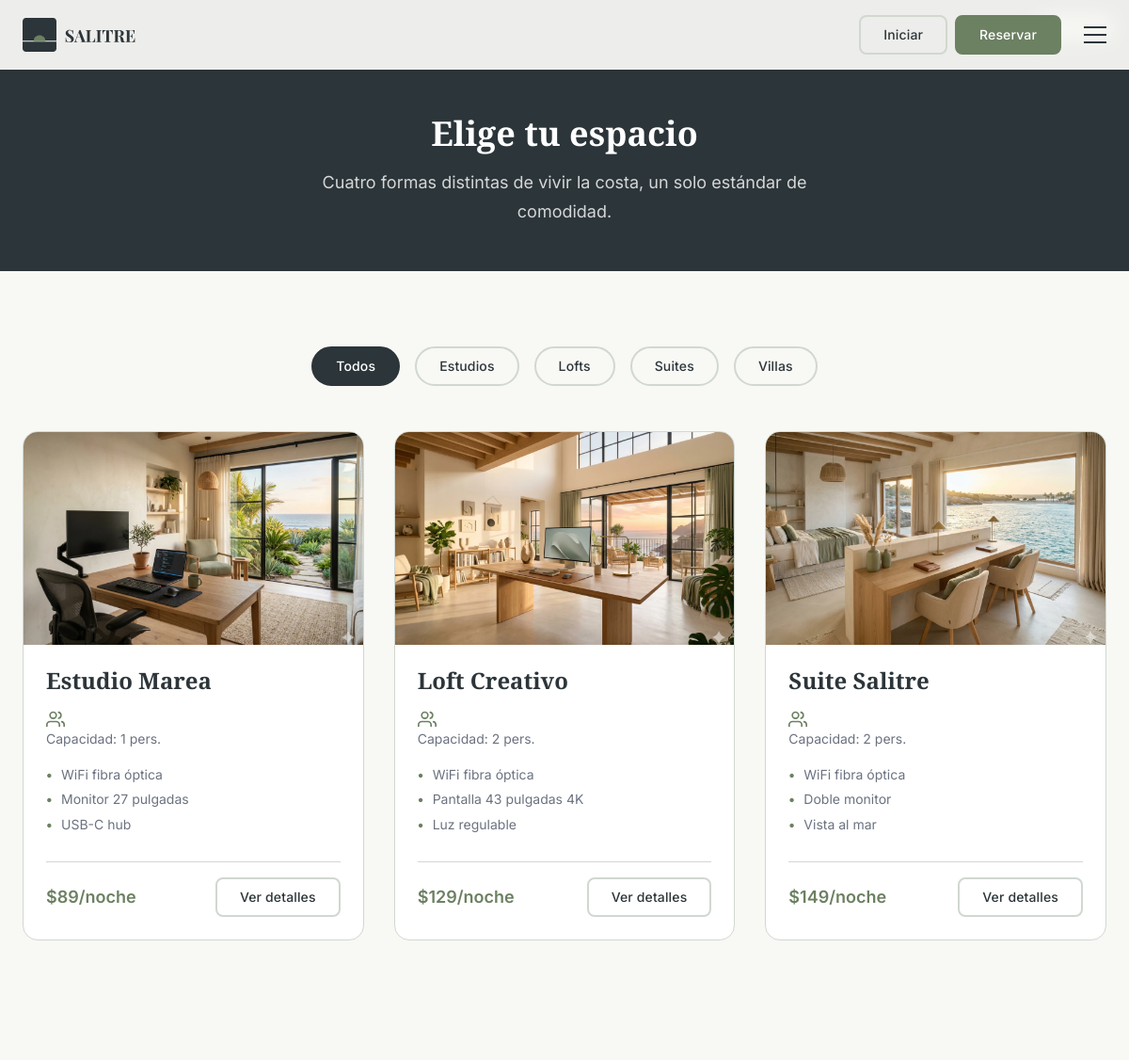
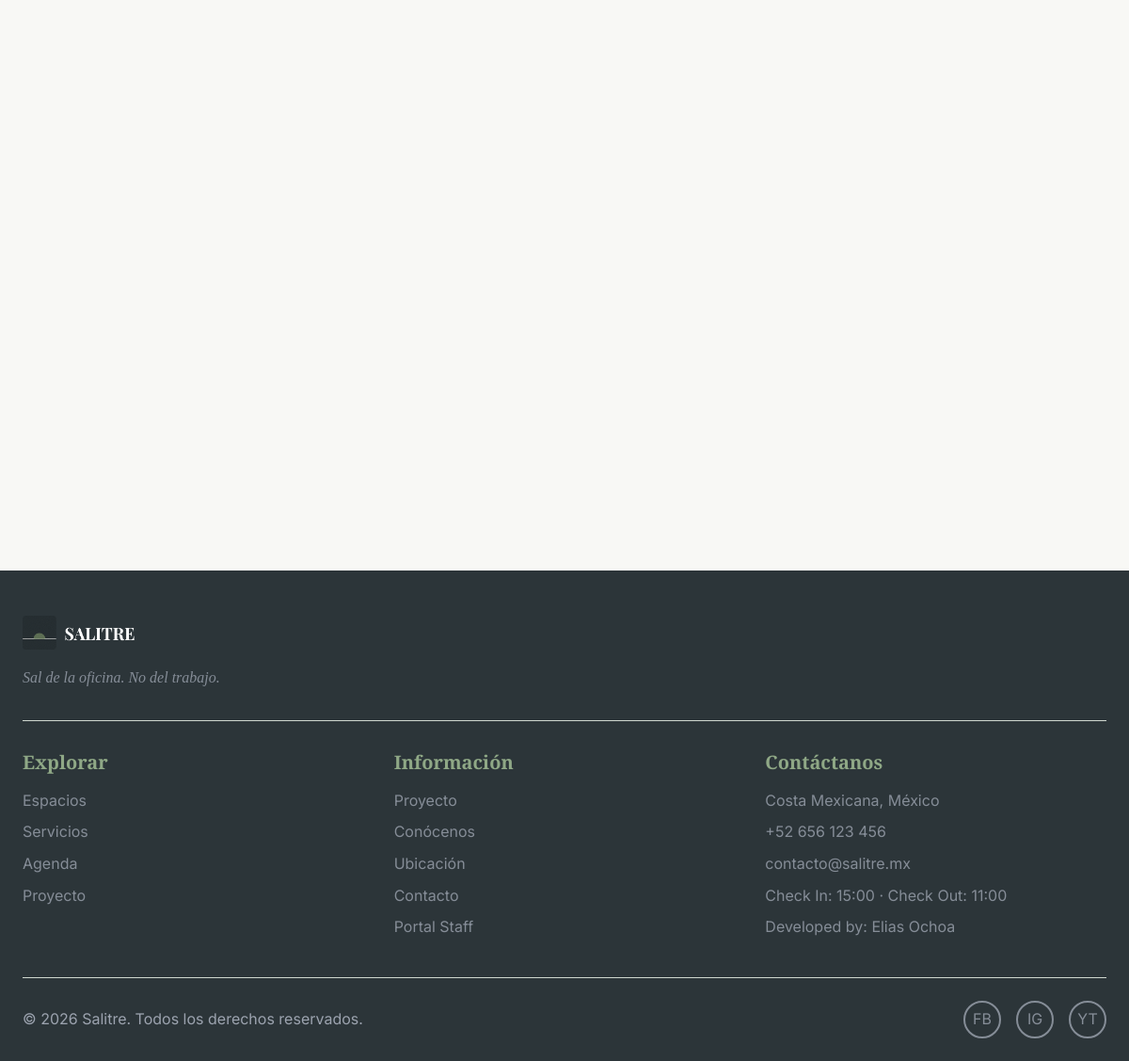
The page /client/espacios/index.php on the database its author committed (2 pictures, top to bottom).
### tables this page shows
CREATE TABLE espacios (
  id             INT AUTO_INCREMENT PRIMARY KEY,
  nombre         VARCHAR(100) NOT NULL,
  slug           VARCHAR(100) NOT NULL,
  tipo           ENUM('estudio','loft','suite','villa') NOT NULL,
  descripcion    TEXT,
  precio_noche   DECIMAL(8,2) NOT NULL,
  capacidad      TINYINT UNSIGNED NOT NULL DEFAULT 1,
  foto_principal VARCHAR(255),
  fotos_galeria  JSON,
  amenidades     JSON,
  activo         TINYINT(1) NOT NULL DEFAULT 1,
  creado_en      TIMESTAMP DEFAULT CURRENT_TIMESTAMP,
  UNIQUE KEY uq_espacios_slug (slug),
  KEY idx_tipo (tipo),
  KEY idx_precio (precio_noche)
);

### client/espacios/index.php (called while the page is built, shortened)
<?php
$pdo = conectarDB();
$stmt = $pdo->prepare("SELECT * FROM espacios WHERE activo = 1 ORDER BY precio_noche ASC");
$stmt->execute();
$espacios = $stmt->fetchAll();
$extra_stylesheets = ["assets/css/client/espacios.css"];
require_once dirname(__DIR__) . "/includes/header.php";
require_once dirname(__DIR__) . "/includes/nav.php";
$base = BASE_URL;
require __DIR__ . '/index.view.php';
?>

### client/espacios/index.view.php (the view, shortened to what this page needs)
<header class="espacios-header flex-center flex-col text-center">
    <div class="container">
        <h1 class="espacios-header__title fade-in">Elige tu espacio</h1>
        <p class="espacios-header__subtitle fade-in" data-delay="100">Cuatro formas distintas de vivir la costa, un solo estándar de comodidad.</p>
    </div>
</header>
<section class="espacios-catalog section-pad">
    <div class="container">
        <div class="espacios-filters fade-in" data-delay="200" role="tablist" aria-label="Filtrar espacios por tipo">
            <button class="btn btn-outline filter-btn active" data-tipo="todos" role="tab" aria-selected="true">Todos</button>
            <button class="btn btn-outline filter-btn" data-tipo="Estudio" role="tab" aria-selected="false">Estudios</button>
            <button class="btn btn-outline filter-btn" data-tipo="Loft" role="tab" aria-selected="false">Lofts</button>
            <button class="btn btn-outline filter-btn" data-tipo="Suite" role="tab" aria-selected="false">Suites</button>
            <button class="btn btn-outline filter-btn" data-tipo="Villa" role="tab" aria-selected="false">Villas</button>
        </div>
        <div class="espacios__grid js-catalog-grid" aria-live="polite">
            <?php if (empty($espacios)) : ?>
                <div class="espacios-empty">
                    <p>No hay espacios disponibles en este momento.</p>
                </div>
            <?php else : ?>
                <?php foreach ($espacios as $index => $espacio) :
                    $amenidades = json_decode((string)$espacio['amenidades'], true) ?? [];
                    $amenidades_top = array_slice($amenidades, 0, 3);
                    $detalle_href = htmlspecialchars($base . 'client/espacios/detalle.php?slug=' . rawurlencode((string)$espacio['slug']), ENT_QUOTES, 'UTF-8');
                    $tipo = htmlspecialchars((string)$espacio['tipo'], ENT_QUOTES, 'UTF-8');
                ?>
                    <article class="space-card catalog-card fade-in" data-tipo="<?= $tipo ?>" data-delay="<?= ($index % 3) * 100 ?>">
                        <div class="space-card__media">
                            <?php if (!empty($espacio['foto_principal'])) :
                                $foto_path = strpos($espacio['foto_principal'], 'assets/') === 0 ? $espacio['foto_principal'] : 'assets/img/client/espacios/' . $espacio['foto_principal'];
                            ?>
                                <picture>
                                    <source srcset="<?= htmlspecialchars($base . $foto_path, ENT_QUOTES, 'UTF-8') ?>" type="image/webp">
                                    <img src="<?= htmlspecialchars($base . $foto_path, ENT_QUOTES, 'UTF-8') ?>" alt="<?= htmlspecialchars((string)$espacio['nombre'], ENT_QUOTES, 'UTF-8') ?>" loading="lazy">
                                </picture>
                            <?php else : ?>
                                <div class="img-placeholder" aria-label="Placeholder para <?= htmlspecialchars((string)$espacio['nombre'], ENT_QUOTES, 'UTF-8') ?>">
                                    <span><?= htmlspecialchars((string)$espacio['nombre'], ENT_QUOTES, 'UTF-8') ?></span>
                                </div>
                            <?php endif; ?>
                        </div>
                        <div class="space-card__body">
                            <div class="flex-between catalog-card__title-row">
                                <h2 class="space-card__name"><?= htmlspecialchars((string)$espacio['nombre'], ENT_QUOTES, 'UTF-8') ?></h2>
                            </div>
                            <div class="catalog-card__meta">
                                <span class="meta-item">
                                    Capacidad: <?= (int)$espacio['capacidad'] ?> pers.
                                </span>
                            </div>
                            <?php if (!empty($amenidades_top)) : ?>
                                <ul class="catalog-card__amenities">
                                    <?php foreach ($amenidades_top as $amenidad) : ?>
                                        <li><?= htmlspecialchars((string)$amenidad, ENT_QUOTES, 'UTF-8') ?></li>
                                    <?php endforeach; ?>
                                </ul>
                            <?php endif; ?>
                            <div class="catalog-card__footer flex-between">
                                <p class="space-card__price">$<?= number_format((float)$espacio['precio_noche'], 0) ?>/noche</p>
                                <a class="btn btn-outline space-card__button" href="<?= $detalle_href ?>">Ver detalles</a>
                            </div>
                        </div>
                    </article>
                <?php endforeach; ?>
            <?php endif; ?>
        </div>
    </div>
</section>
<?php require dirname(__DIR__) . "/includes/footer.php"; ?>

### client/includes/header.php (shortened to what this page needs)
<?php
$base = BASE_URL;
?>
<!DOCTYPE html>
<html lang="es">
<head>
    <link rel="stylesheet" href="<?= $base ?>assets/css/shared/variables.css">
    <link rel="stylesheet" href="<?= $base ?>assets/css/shared/reset.css">
    <link rel="stylesheet" href="<?= $base ?>assets/css/client/main.css">
    <?php if (isset($extra_stylesheets) && is_array($extra_stylesheets)): ?>
        <?php foreach ($extra_stylesheets as $stylesheet): ?>
            <link rel="stylesheet" href="<?= htmlspecialchars($base . $stylesheet, ENT_QUOTES, 'UTF-8') ?>">
        <?php endforeach; ?>
    <?php endif; ?>
</head>
<body>

### client/includes/nav.php (shortened to what this page needs)
<nav class="nav-main" role="navigation" aria-label="Navegación principal">
    <a href="<?= BASE_URL ?>client/index.php" class="nav-logo">
        <img src="<?= BASE_URL ?>assets/img/logo/logo.svg"
             alt="Salitre"
             width="120"
             height="40">
    </a>
    <div class="nav-actions">
        <?php if(isset($_SESSION["cliente_id"])): ?>
            <a href="<?= BASE_URL ?>client/auth/perfil.php" class="btn btn-outline">Mi Perfil</a>
            <a href="<?= BASE_URL ?>client/auth/logout.php" class="btn btn-outline">Salir</a>
        <?php else: ?>
            <a href="<?= BASE_URL ?>client/auth/login.php" class="btn btn-outline">Iniciar</a>
            <a href="<?= BASE_URL ?>client/espacios/index.php" class="btn btn-primary">Reservar</a>
        <?php endif; ?>
        <button class="nav-burger"
                aria-expanded="false"
                aria-controls="nav-menu"
                aria-label="Abrir menú"
                type="button">
            <span class="hamburger-line"></span>
            <span class="hamburger-line"></span>
            <span class="hamburger-line"></span>
        </button>
    </div>
</nav>

### client/includes/footer.php (shortened to what this page needs)
<footer class="footer" role="contentinfo">
    <div class="container container--wide">
        <div class="footer-top">
            <div class="footer-logo">
                <img src="<?= BASE_URL ?>assets/img/logo/logo-white.png"
                     alt="Salitre"
                     width="120"
                     height="40">
                <p class="footer-tagline">Sal de la oficina. No del trabajo.</p>
            </div>
        </div>
        <div class="footer-grid">
            <div class="footer-col">
                <h3>Explorar</h3>
                <ul>
                    <li><a href="<?= BASE_URL ?>client/espacios/index.php">Espacios</a></li>
                    <li><a href="<?= BASE_URL ?>client/servicios/index.php">Servicios</a></li>
                    <li><a href="<?= BASE_URL ?>client/agenda/index.php">Agenda</a></li>
                    <li><a href="<?= BASE_URL ?>client/proyecto/index.php">Proyecto</a></li>
                </ul>
            </div>
            <div class="footer-col">
                <h3>Información</h3>
                <ul>
                    <li><a href="<?= BASE_URL ?>client/proyecto/index.php#intro">Proyecto</a></li>
                    <li><a href="<?= BASE_URL ?>client/proyecto/index.php#conocenos">Conócenos</a></li>
                    <li><a href="<?= BASE_URL ?>client/proyecto/index.php#ubicacion">Ubicación</a></li>
                    <li><a href="<?= BASE_URL ?>client/contacto/index.php">Contacto</a></li>
                    <li><a href="<?= BASE_URL ?>admin/login.php">Portal Staff</a></li>
                </ul>
            </div>
            <div class="footer-col">
                <h3>Contáctanos</h3>
                <ul class="footer-contact">
                    <li>Costa Mexicana, México</li>
                    <li>+52 656 123 456</li>
                    <li>contacto@salitre.mx</li>
                    <li>Check In: 15:00 · Check Out: 11:00</li>
                    <li>Developed by: Elias Ochoa</li>
                </ul>
            </div>
        </div>
        <div class="footer-bottom">
            <p>&copy; <?= date("Y") ?> Salitre. Todos los derechos reservados.</p>
            <div class="footer-social">
                <a href="#" aria-label="Facebook">FB</a>
                <a href="#" aria-label="Instagram">IG</a>
                <a href="#" aria-label="Twitter">YT</a>
            </div>
        </div>
    </div>
</footer>
</body>
</html>

### assets/css/shared/variables.css (style rules this page uses)
:root { --color-bg: #F8F8F5; --color-text: #2c3539; --color-accent: #6C8062; --color-accent-dark: #4A5C42; --color-accent-light: #8FA886; --color-surface: #FFFFFF; --color-mid: #E4E9E4; --color-border: #D0D8D0; --color-text-muted: #6B7280; --color-text-light: #9CA3AF; --color-success: #4A7C59; --color-error: #C0392B; --color-danger: #C0392B; --color-warning: #D97706; --color-info: #2563EB; --font-display: "Playfair Display", Georgia, serif; --font-body: "Inter", system-ui, sans-serif; --text-xs: 0.75rem; --text-sm: 0.875rem; --text-base: 1rem; --text-lg: 1.125rem; --text-xl: 1.25rem; --text-2xl: 1.5rem; --text-3xl: 1.875rem; --text-4xl: 2.25rem; --text-5xl: 3rem; --space-1: 0.25rem; --space-2: 0.5rem; --space-3: 0.75rem; --space-4: 1rem; --space-5: 1.25rem; --space-6: 1.5rem; --space-8: 2rem; --space-10: 2.5rem; --space-12: 3rem; --space-16: 4rem; --space-20: 5rem; --space-24: 6rem; --radius-sm: 0.25rem; --radius-md: 0.5rem; --radius-lg: 1rem; --radius-xl: 1.5rem; --radius-full: 9999px; --shadow-sm: 0 1px 3px rgba(44, 53, 57, 0.08), 0 1px 2px rgba(44, 53, 57, 0.04); --shadow-md: 0 4px 6px rgba(44, 53, 57, 0.07), 0 2px 4px rgba(44, 53, 57, 0.05); --shadow-lg: 0 10px 20px rgba(44, 53, 57, 0.10), 0 4px 8px rgba(44, 53, 57, 0.06); --shadow-xl: 0 20px 40px rgba(44, 53, 57, 0.12), 0 8px 16px rgba(44, 53, 57, 0.08); --transition: all 0.2s ease; --transition-slow: all 0.4s ease; --navbar-height: 72px; }

### assets/css/client/espacios.css (style rules this page uses)
.espacios-header { background-color: var(--color-text); color: var(--color-surface); padding: calc(var(--space-12) + 72px) 0 var(--space-12); text-align: center; }
.espacios-header__title { font-size: var(--text-4xl); font-weight: 700; color: #fff; margin-bottom: var(--space-4); }
.espacios-header__subtitle { font-size: var(--text-lg); color: rgba(255, 255, 255, 0.8); max-width: 600px; margin: 0 auto; }
.espacios-filters { display: flex; justify-content: center; gap: var(--space-4); margin-bottom: var(--space-12); flex-wrap: wrap; }
.espacios-filters .btn { border-radius: var(--radius-full); }
.espacios-filters .btn.active { background-color: var(--color-text); color: var(--color-surface); border-color: var(--color-text); }
.espacios__grid { display: grid; grid-template-columns: repeat(3, 1fr); gap: var(--space-8); }
.catalog-card { background-color: var(--color-surface); border-radius: var(--radius-lg); border: 1px solid var(--color-border); overflow: hidden; display: flex; flex-direction: column; justify-content: space-between; height: 100%; transition: var(--transition-slow); }
.space-card__media { aspect-ratio: 16 / 10; overflow: hidden; background-color: var(--color-mid); position: relative; }
.space-card__media img { width: 100%; height: 100%; object-fit: cover; transition: var(--transition-slow); }
.space-card__body { padding: var(--space-6); display: flex; flex-direction: column; flex-grow: 1; }
.space-card__name { font-family: var(--font-display); font-size: var(--text-2xl); margin-bottom: var(--space-2); }
.space-card__price { font-size: var(--text-lg); font-weight: 600; color: var(--color-accent); }
.catalog-card__meta { font-size: var(--text-sm); color: var(--color-text-muted); margin: var(--space-2) 0 var(--space-4); display: flex; gap: var(--space-4); align-items: center; }
.catalog-card__amenities { list-style: none; padding: 0; margin: 0 0 var(--space-6); flex-grow: 1; }
.catalog-card__amenities li { font-size: var(--text-sm); color: var(--color-text-muted); position: relative; padding-left: var(--space-4); margin-bottom: var(--space-1); }
.catalog-card__amenities li::before { content: "•"; color: var(--color-accent); position: absolute; left: 0; font-weight: bold; }
.catalog-card__footer { border-top: 1px solid var(--color-border); padding-top: var(--space-4); margin-top: auto; }
.meta-icon { width: 20px; height: 20px; color: var(--color-accent); }
.catalog-card__title-row { align-items: flex-start; }

### rows shown on the page
espacios: foto_principal (picture), nombre "Estudio Marea", capacidad "1", amenidades "WiFi fibra óptica", amenidades "Monitor 27 pulgadas", amenidades "USB-C hub", precio_noche "89"
espacios: foto_principal (picture), nombre "Loft Creativo", capacidad "2", amenidades "WiFi fibra óptica", amenidades "Pantalla 43 pulgadas 4K", amenidades "Luz regulable", precio_noche "129"
espacios: foto_principal (picture), nombre "Suite Salitre", capacidad "2", amenidades "WiFi fibra óptica", amenidades "Doble monitor", amenidades "Vista al mar", precio_noche "149"
